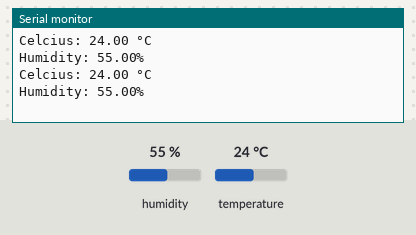
This sketch was run on a simulated ESP8266 (NodeMCU). On the bench: the last lines printed to the serial monitor. The inputs (shaded band) are chosen by the test bench; at power-on: humidity 55 %, temperature 24 °C. WiFi joins after 1.5 s; servers stay silent unless stated.

Above: at 3.0 s.
3.1 s: humidity set to 22 %
At 5.6 s:
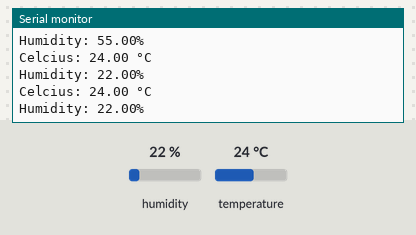
5.8 s: temperature set to 12 °C
At 7.3 s:
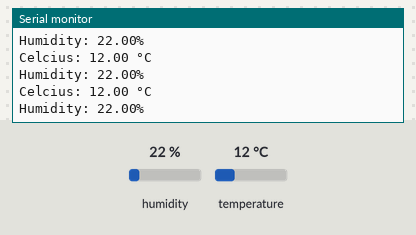
8.5 s: humidity set to 40 %
At 10.7 s:
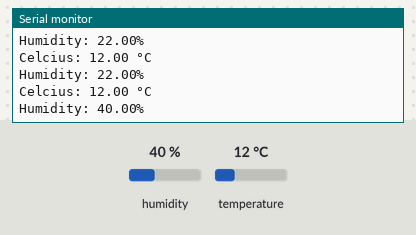
Timing chart, 0 to 12.2 s (numbered marks = the images above; inputs shaded):
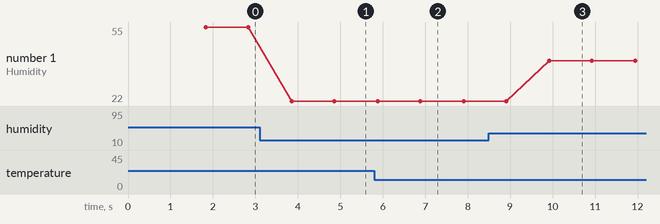

The sketch:

temp-hum.ino
```cpp
#define BLYNK_TEMPLATE_ID           "TMPL3FBKDL8v"
#define BLYNK_DEVICE_NAME           "Quickstart Device"
#define BLYNK_AUTH_TOKEN            "vTngXsPUUHmxagyW-4z6ub527-d5kHzU"
#define BLYNK_PRINT Serial
#define DHTTYPE DHT11
#define DHTPIN D3

#include <DHT.h>
#include <ESP8266WiFi.h>
#include <BlynkSimpleEsp8266.h>

DHT dht(DHTPIN, DHTTYPE);

char auth[]= "vTngXsPUUHmxagyW-4z6ub527-d5kHzU";
char ssid[]="Fk";
char pass[]="12345678g";

void setup(){
  Serial.begin(9600);
  dht.begin();
  Blynk.begin(auth, ssid, pass);
}

void loop(){
  float c, hum;
  c = dht.readTemperature();
  hum = dht.readHumidity();

  Serial.print("Celcius: ");
  Serial.print(c);
  Serial.print(" °C");
  Serial.print("\n");
  Serial.print("Humidity: ");
  Serial.print(hum);
  Serial.print("%");
  Serial.print("\n\n");


  Blynk.virtualWrite(V0, c);
  Blynk.virtualWrite(V1, hum);

  if(c > 25){
    Blynk.logEvent("temp_up","Temperature above 25°C");
  } else if (c < 22){
    Blynk.logEvent("temp_down","Temperature below 22°C");
  }

  if(hum > 60){
    Blynk.logEvent("hum_up","Humidity above 60%");
  } else if (hum < 40){
    Blynk.logEvent("hum_down","Humidity below 40%");
  }

  delay(1000);
}
```

Measured:
- after the input at 3.1 s, the serial monitor: prints a new line after 0.75 s (image 1)
- after the input at 5.8 s, the serial monitor: prints a new line after 0.08 s (image 2)
- after the input at 8.5 s, the serial monitor: prints a new line after 1.4 s (image 3)
- plotted number 1: 55 → 22 after the input at 3.1 s, 22 → 40 after the input at 8.5 s
